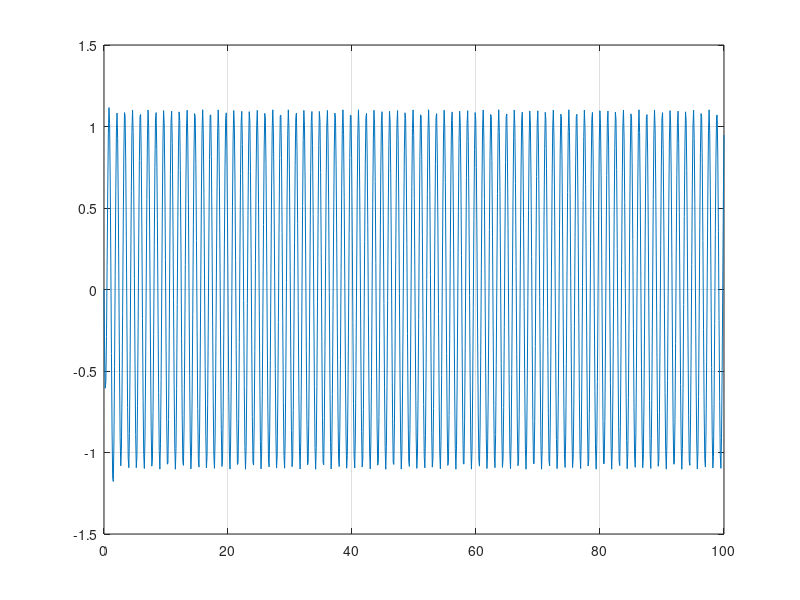

Reproduce this figure in MATLAB.
k2 = 135000;
b2 = 1400;
m2 = 49.2;
k1 = (3000-1000)*rand + 1000;
b1 = (4000-1000)*rand + 1000;
m1 = 466.5;
s = tf('s');
G2 = (-m1*b2*s^3-m1*k2*s^2)/((m1*s^2+b1*s+k1)*(m2*s^2+(b1+b2)*s+(k1+k2))-(b1*s+k1)*(b1*s+k1));
num = [-b2/m2 -k2/m2 0 0];
den = [1 ((b1/m2)+(b2/m2)+(b1/m1)) ((k1/m2)+(k2/m2)+((b1*b2)/(m1*m2))+(k1/m1)) (((b1*k2)/(m1*m2))+((b2*k1)/(m1*m2))) (k1*k2)/(m1*m2)];
sys = tf(num, den);
t = linspace(0, 100, 1000);                     
u = sin(5*t);                                     
y = lsim(sys, u, t); 
figure(1);
plot(t, y);
grid;
